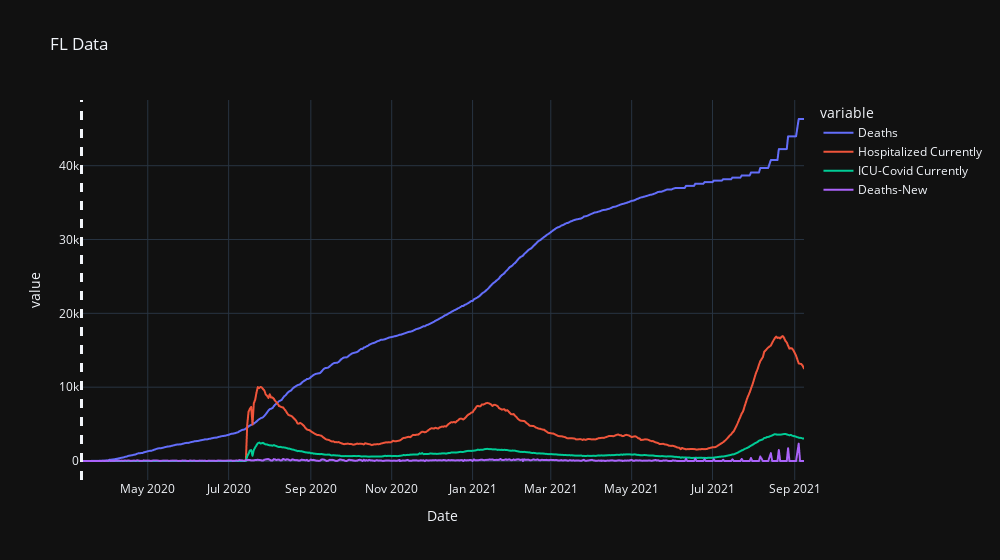

This figure's notebook cell:
### Code cell
pfig = px.line(FL,y=plot_cols,width=1000,title="FL Data")
pfig.add_vline(first_ts,line_width=3,line_dash="dash",name='Start')
pfig.show()

### Figure 1 — Plotly figure (JSON) as saved in the notebook; plotly's stock layout.template omitted (floating-point values rounded to 4 significant figures; data arrays with more than 128 entries replaced by an {"elided": "..."} marker saying what was removed)
{"data": [{"hovertemplate": "variable=Deaths<br>Date=%{x}<br>value=%{y}<extra></extra>", "legendgroup": "Deaths", "line": {"color": "#636efa", "dash": "solid"}, "marker": {"symbol": "circle"}, "mode": "lines", "name": "Deaths", "showlegend": true, "type": "scattergl", "x": {"elided": "540 str values"}, "xaxis": "x", "y": {"elided": "540 int values"}, "yaxis": "y"}, {"hovertemplate": "variable=Hospitalized Currently<br>Date=%{x}<br>value=%{y}<extra></extra>", "legendgroup": "Hospitalized Currently", "line": {"color": "#EF553B", "dash": "solid"}, "marker": {"symbol": "circle"}, "mode": "lines", "name": "Hospitalized Currently", "showlegend": true, "type": "scattergl", "x": {"elided": "540 str values"}, "xaxis": "x", "y": {"elided": "540 int values"}, "yaxis": "y"}, {"hovertemplate": "variable=ICU-Covid Currently<br>Date=%{x}<br>value=%{y}<extra></extra>", "legendgroup": "ICU-Covid Currently", "line": {"color": "#00cc96", "dash": "solid"}, "marker": {"symbol": "circle"}, "mode": "lines", "name": "ICU-Covid Currently", "showlegend": true, "type": "scattergl", "x": {"elided": "540 str values"}, "xaxis": "x", "y": {"elided": "540 int values"}, "yaxis": "y"}, {"hovertemplate": "variable=Deaths-New<br>Date=%{x}<br>value=%{y}<extra></extra>", "legendgroup": "Deaths-New", "line": {"color": "#ab63fa", "dash": "solid"}, "marker": {"symbol": "circle"}, "mode": "lines", "name": "Deaths-New", "showlegend": true, "type": "scattergl", "x": {"elided": "540 str values"}, "xaxis": "x", "y": {"elided": "540 int values"}, "yaxis": "y"}], "layout": {"legend": {"title": {"text": "variable"}, "tracegroupgap": 0}, "shapes": [{"line": {"dash": "dash", "width": 3}, "name": "Start", "type": "line", "x0": "2020-03-12T00:00:00", "x1": "2020-03-12T00:00:00", "xref": "x", "y0": 0, "y1": 1, "yref": "y domain"}], "title": {"text": "FL Data"}, "width": 1000, "xaxis": {"anchor": "y", "domain": [0, 1], "title": {"text": "Date"}}, "yaxis": {"anchor": "x", "domain": [0, 1], "title": {"text": "value"}}}}
